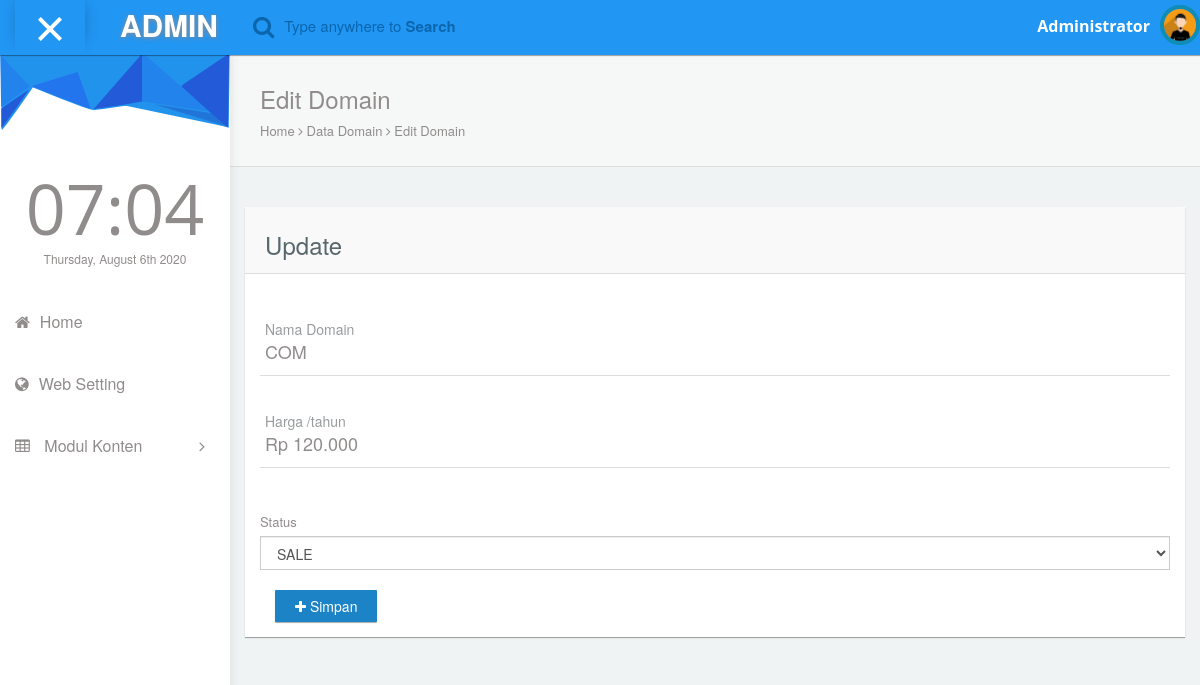
The page /admin/index.php?page=domain-edit&id=2 (signed in) on the database its author committed.
### tables this page shows
CREATE TABLE `tb_user` (
  `id_user` int(11) NOT NULL,
  `nama` varchar(225) NOT NULL,
  `username` varchar(225) NOT NULL,
  `password` varchar(225) NOT NULL,
  `level` char(1) NOT NULL,
  `foto` varchar(225) DEFAULT NULL
);

CREATE TABLE `tb_domain` (
  `id_domain` int(25) NOT NULL,
  `nama_domain` char(15) DEFAULT NULL,
  `harga` varchar(150) DEFAULT NULL,
  `stok` char(4) DEFAULT NULL
);

### system/crud.php (called while the page is built, shortened)
<?php
class CRUD extends database
{
    protected $db;
    function __construct()
    {
        $database = $this->DB();
        $this->db = $database;
    }
    public function show_login()
    {
      $id = $_SESSION['id_user'];
      $sql = "SELECT *FROM tb_user WHERE id_user='$id'";
        $show = $this->db->query($sql);
        return $show;
    }
    public function detail($id)
    {
        $sql = "SELECT *FROM tb_domain WHERE id_domain='$id'";
        $show = $this->db->query($sql);
        return $show;
    }
}
$rm = new CRUD();
?>

### admin/pages/domain_edit.php (the view, shortened to what this page needs)
<?php
$detail = $rm->detail($_GET['id']);
$edit = $detail->fetch(PDO::FETCH_OBJ);
?>
            <div id="content">
               <div class="panel box-shadow-none content-header">
                  <div class="panel-body">
                    <div class="col-md-12">
                        <h3 class="animated fadeInLeft">Edit Domain</h3>
                        <p class="animated fadeInDown">
                          Home <span class="fa-angle-right fa"></span> Data Domain <span class="fa-angle-right fa"></span> Edit Domain
                        </p>
                    </div>
                  </div>
              </div>
              <div class="col-md-12 top-20 padding-0">
                <div class="col-md-12">
                  <div class="panel">
                    <div class="panel-heading"><h3>Update</h3></div>
                    <div class="panel-body">
                      <form method="POST">
                        <div class="form-group form-animate-text" style="margin-top:40px !important;">
                          <input type="text" class="form-text" placeholder="COM" required="" name="nama" value="<?php echo $edit->nama_domain;?>">
                          <label>Nama Domain</label>
                        </div>
                        <div class="form-group form-animate-text" style="margin-top:40px !important;">
                          <input type="text" class="form-text" placeholder="Rp 150.000" required="" name="harga" value="<?php echo $edit->harga;?>">
                          <label>Harga /tahun</label>
                        </div>
                        <div class ="form-group">
                        <label>Status</label>
                        <select class="form-control" name="status">
                        <option value="SALE">SALE</option>
                        </select>
                      </div>
                        <div class="col-md-6" style="margin-top:5px;">
                          <button type="submit" class="btn btn-primary" name="submit"><i class="fa fa-plus"></i> Simpan</button>
                        </div>
                      </form>
                    </div>
                  </div>
                </div>
              </div>
            </div>

### admin/header.php (shortened to what this page needs)
<nav class="navbar navbar-default header navbar-fixed-top">
          <div class="col-md-12 nav-wrapper">
            <div class="navbar-header" style="width:100%;">
              <div class="opener-left-menu is-open">
                <span class="bottom"></span>
              </div>
                <a href="index.html" class="navbar-brand">
                 <b>ADMIN</b>
                </a>
              <ul class="nav navbar-nav search-nav">
                <li>
                   <div class="search">
                    <span class="fa fa-search icon-search" style="font-size:23px;"></span>
                    <div class="form-group form-animate-text">
                      <input type="text" class="form-text" required>
                      <label class="label-search">Type anywhere to <b>Search</b> </label>
                    </div>
                  </div>
                </li>
              </ul>
              <ul class="nav navbar-nav navbar-right user-nav">
                <li class="user-name"><span><?php echo $aa->nama; ?></span></li>
                  <li class="dropdown avatar-dropdown">
                   <img src="../assets/upload/<?php echo $aa->foto; ?> " class="img-circle avatar" alt="user name" data-toggle="dropdown" aria-haspopup="true" aria-expanded="true"/>
                </li>
              </ul>
            </div>
          </div>
        </nav>

### rows shown on the page
tb_user: nama "Administrator", foto (picture)
tb_domain: nama "COM", harga "Rp 120.000"
